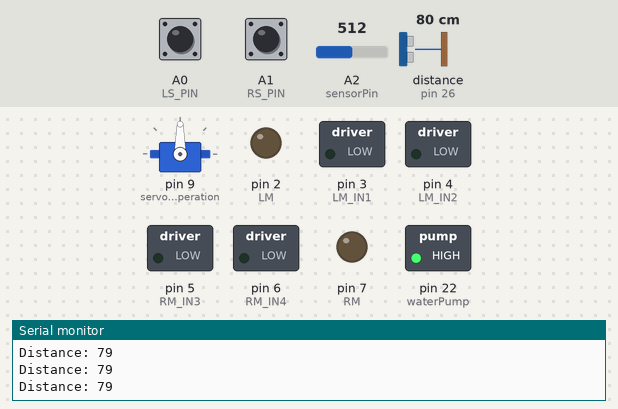
This sketch was run on a simulated Arduino Mega 2560, built with avr-gcc and run on an emulated ATmega2560. On the bench: servo, switched loads named in the sketch (green lamp = pin HIGH), output pins drawn as LEDs (lit = HIGH), the last lines printed to the serial monitor. Wiring (inferred from the names in the program): ultrasonic range finder: trigger pin 24; echo pin 26. The test bench sets the inputs (shaded band); at power-on: distance to the obstacle (sensor on pin 26) 80 cm, A0 (LS_PIN) HIGH, A1 (RS_PIN) HIGH, A2 (sensorPin) = 512. The echo pulse lasts 58.3 µs per cm; pins used as bus, display or sensor lines are not drawn.

Above: at 1.2 s.
1.3 s: distance to the obstacle (sensor on pin 26) set to 34 cm
2.8 s: distance to the obstacle (sensor on pin 26) set to 30 cm
At 4.3 s:
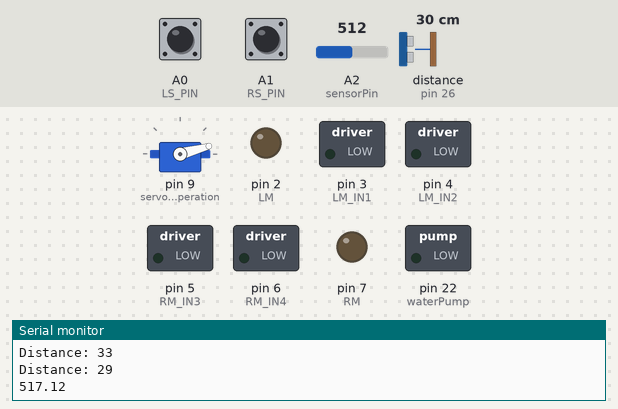
At 8.8 s:
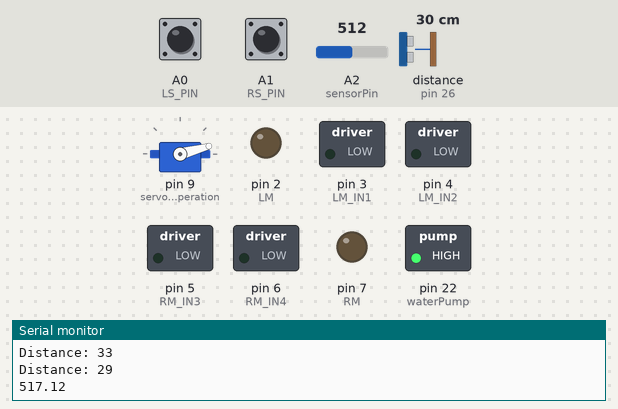
Timing chart, 0 to 10.5 s (numbered marks = the images above; inputs shaded):
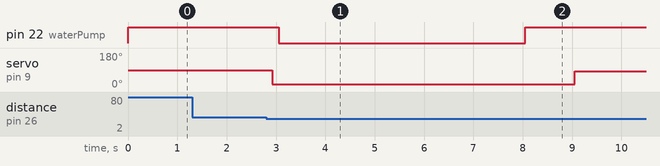

The sketch:

11SmartSystems-SystemTest.ino
```cpp
/* LIBRARIES */
#include <Servo.h>
//#include "LowPower.h"

/* VARIABLES NEEDED FOR THE POWER SAVINGS FUNCTION */
int powerSavingHours = 12;
int sleepCounter = 0;
int sleepMax = 450 * powerSavingHours;

/* SERVO MOTOR OBJECT  */
Servo servoCraneOperation;

/* WATER PUMP INPUT AND BOOLEAN FLAG */
int waterPump = 22;
bool pumpActivated = true;

/* EACH ENTRY IN THE ARRAY REPRESENTS ONE PLANT */
bool hasBeenWatered = false;

/* CHECKS IF THE PLANT IS CURRENTLY BEING WATERED */
bool isBeingWatered;

/* SOIL MOISTURE SENSOR PIN */
#define sensorPin A2

/* SOIL MOISTURE READINGS */
float soilSensorValue = 0;

/* ULTRASONIC OUTPUTS */
const int triggerPin = 24;
const int echoPin = 26;

/* ULTRASONIC READINGS */
long duration;
int distance;

/* LEFT MOTOR INPUTS */
int LM = 2;
int LM_IN1 = 3;
int LM_IN2 = 4;

/* RIGHT MOTOR INPUTS */
int RM = 7;
int RM_IN3 = 5;
int RM_IN4 = 6;

/* DEFINES MAXIMUM MOTOR SPEED. THIS CAN GO UP TO 255. WILL BE USING 60 UNDER TESTING */
int maxSpeed = 60;

/* IR-SENSOR READINGS. LS = LEFT SIDE | RS = RIGHT SIDE */
int LS_PIN = A0;
int RS_PIN = A1;
int LS_STATE;
int RS_STATE;

/* COUNTER TO SEE HOW MANY TIMES DOUBLE BLACK LINES HAVE ACCURED */
int blackLineCounter = 0;

void setup()
{
  /* SERVO ATTACHED TO PIN NUMBER 9 */
  servoCraneOperation.attach(9);

  /* WATERPUMP SET TO OUTPUT & INITIALLY SET IT TO LOW */
  pinMode(waterPump, OUTPUT);
  digitalWrite(waterPump, HIGH);

  /* SET THE 'triggerPin' AS OUTPUT AND THE 'echoPin' AS INPUT */
  pinMode(triggerPin, OUTPUT);
  pinMode(echoPin, INPUT);

  /* ALL MOTOR CONNECTIONS ARE SET TO OUTPUT */
  pinMode(LM, OUTPUT);
  pinMode(RM, OUTPUT);
  pinMode(LM_IN1, OUTPUT);
  pinMode(LM_IN2, OUTPUT);
  pinMode(RM_IN3, OUTPUT);
  pinMode(RM_IN4, OUTPUT);

  /* GEAR MOTORS ARE SET TO OFF IN THE INITIAL STATE */
  digitalWrite(LM_IN1, LOW);
  digitalWrite(LM_IN2, LOW);
  digitalWrite(RM_IN3, LOW);
  digitalWrite(RM_IN4, LOW);

  Serial.begin(9600);
}

void loop() {

/* UPDATING LEFT AND RIGHT SENSOR STATES CONTINOUSLY */
LS_STATE = digitalRead(LS_PIN);
RS_STATE = digitalRead(RS_PIN);

/* CLEARING THE 'triggerPin' */
digitalWrite(triggerPin, LOW);
delayMicroseconds(2);

/* SET THE 'triggerPin' to HIGH STATE FOR ABOUT 10 MICRO SECONDS AND THEN CLEARS IT */
digitalWrite(triggerPin, HIGH);
delayMicroseconds(10);
digitalWrite(triggerPin, LOW);

/* READS THE 'echoPin' BEFORE RETURNING THE SOUND WAVE TRAVEL TIME IN MICRO SECONDS */
duration = pulseIn(echoPin, HIGH);

/* USED TO CALCULATE THE DISTANCE OF THE OBJECT RECIEVED FROM THE ULTRASONIC SENSOR */
distance= duration*0.034/2;

/* PRINTS THE DISTANCE ON THE MONITOR - JUST FOR TESTING PURPOSES */
Serial.print("Distance: ");
Serial.println(distance);

/* FOR PLANT NUMBER 1 */
if ((!hasBeenWatered) && (distance <= 30))
{
  delay(100);
  isBeingWatered = true;

  while (isBeingWatered)
  {
    StopVehicleObsticle();

    // VEHICLE SHOULD TURN RIGHT BY 90 DEGREES HERE!

    ServoMotorRotateDown();
    for (int i = 0; i < 10; i++)
    {
      SoilMoistureSensorReadings();

      /* PUMP ACTIVATION */
      if ((soilSensorValue < 900) && (isBeingWatered))
      {
        pumpActivated = true;

        WaterPumpActivation();

        pumpActivated = false;

        /* CHANGING 'isBeingWatered' VARIABLE TO FALSE TO EXIT THE WHILE LOOP */
        isBeingWatered = false;

        ServoMotorRotateUp();

        /* SET THE VARIABLE TO TRUE SO THAT THE SYSTEM WILL KNOW THAT THIS PLANT HAS BEEN GIVEN WATER RECENTLY. */
        hasBeenWatered = true;

        // VEHICLE SHOULD TURN LEFT BY 90 DEGREES HERE!
       }
     }
   }
}


/* IF THE STATEMENT EVALUATES TO TRUE - THAN THE VEHICLE SHOULD MOVE FORWARD. */
else if(!(digitalRead(LS_PIN)) && !(digitalRead(RS_PIN)))
{
  MoveVehicleForward(maxSpeed);
}

/* IF THE STATEMENT EVALUATES TO TRUE - THAN THE VEHICLE SHOULD TURN TO THE RIGHT. */
else if(!digitalRead(LS_PIN) && digitalRead(RS_PIN))
{
  TurnVehicleRight();
}

/* IF THE STATEMENT EVALUATES TO TRUE - THAN THE VEHICLE SHOULD TURN TO THE LEFT. */
else if(digitalRead(LS_PIN) && (!digitalRead(RS_PIN)))
{
  TurnVehicleLeft();
}

/* IF THE STATEMENT EVALUATES TO TRUE - THAN THE VEHICLE SHOULD STOP. */
else if(digitalRead(LS_PIN) && digitalRead(RS_PIN))
{
  StopVehicleBlackLines();
}
}

/* FUNCTION TO STOP THE VEHICLE BECAUSE OF OBSTICLES */
void StopVehicleObsticle()
{
  digitalWrite(LM_IN1, LOW);
  digitalWrite(LM_IN2, LOW);
  digitalWrite(RM_IN3, LOW);
  digitalWrite(RM_IN4, LOW);
}

/* FUNCTION TO STOP THE VEHICLE BECAUSE OF DOUBLE BLACK LINES */
void StopVehicleBlackLines()
{
  blackLineCounter++;
  StopVehicleObsticle();

  if (blackLineCounter < 2)
  {
    // THIS CODE HAVE TO BE COMPLETED DURING THE TESTING PHASE!
    // ----- The vehicle should turn left or right by 180 degrees ------
    /* THE VEHICLE WILL MOVE FORWARD AFTER TURNING */
    //MoveVehicleForward(int maxSpeed);
  }
  else
  {
    // The system should go into idle mode, reducing power usage etc.
    while (sleepCounter < sleepMax)
    {
      PowerSavingsMode();
      sleepCounter++;
    }
  }
    sleepCounter = 0;
    blackLineCounter = 0;
}

/* FUNCTION TO MAKE THE VEHICLE MOVE FORWARDS */
void MoveVehicleForward(int maxSpeed)
{
  analogWrite(LM, maxSpeed);
  analogWrite(RM, maxSpeed);
  digitalWrite(LM_IN1, HIGH);
  digitalWrite(LM_IN2, LOW);
  digitalWrite(RM_IN3, HIGH);
  digitalWrite(RM_IN4, LOW);
}

/* FUNCTION TO MAKE THE VEHICLE MOVE TO THE LEFT */
void TurnVehicleLeft()
{
  digitalWrite(LM_IN1, HIGH);
  digitalWrite(LM_IN2, LOW);
  digitalWrite(RM_IN3, LOW);
  digitalWrite(RM_IN4, LOW);
}

/* FUNCTION TO MAKE THE VEHICLE MOVE TO THE RIGHT */
void TurnVehicleRight()
{
  digitalWrite(LM_IN1, LOW);
  digitalWrite(LM_IN2, LOW);
  digitalWrite(RM_IN3, HIGH);
  digitalWrite(RM_IN4, LOW);
}

/* CRANE MOVES DOWN */
void ServoMotorRotateDown()
{
  servoCraneOperation.writeMicroseconds (700);
}

/* CRANE MOVES UP AGAN */
void ServoMotorRotateUp()
{
  servoCraneOperation.writeMicroseconds (1400);
}

/* ACTIVATION OF WATER PUMP */
void WaterPumpActivation()
{
  digitalWrite(waterPump, LOW);
  delay(5000);
  digitalWrite(waterPump, HIGH);
  delay(1000);
}

void SoilMoistureSensorReadings()
{
  for (int i = 0; i <= 100; i++)
  {
    soilSensorValue = soilSensorValue + analogRead(sensorPin);
    delay(1);
  }
  soilSensorValue = soilSensorValue / 100.0;
  Serial.println(soilSensorValue);
  delay(20);
}

/* PUT THE ARDUINO TO SLEEP FOR 8 SECONDS */
void PowerSavingsMode()
{
//  LowPower.powerDown(SLEEP_8S, ADC_OFF, BOD_OFF);
}


/* CODE NOT USED ANYMORE */

/* CHECKS IF THE PLANT HAS BEEN WATERED BEFORE. THIS IS FOR 1 PLANT ONLY */
// bool hasBeenWatered = false;
```

Measured:
- the behaviour switches between 32 and 31 cm on distance to the obstacle (sensor on pin 26) (found by bisection; images 0 and 1)
- after the input at 2.8 s, pin 22 (waterPump): HIGH → LOW after 0.26 s, → HIGH 5.0 s later; servo on pin 9 (servoCraneOperation): 90° → 15° after 0.12 s, → 83° 6.1 s later
